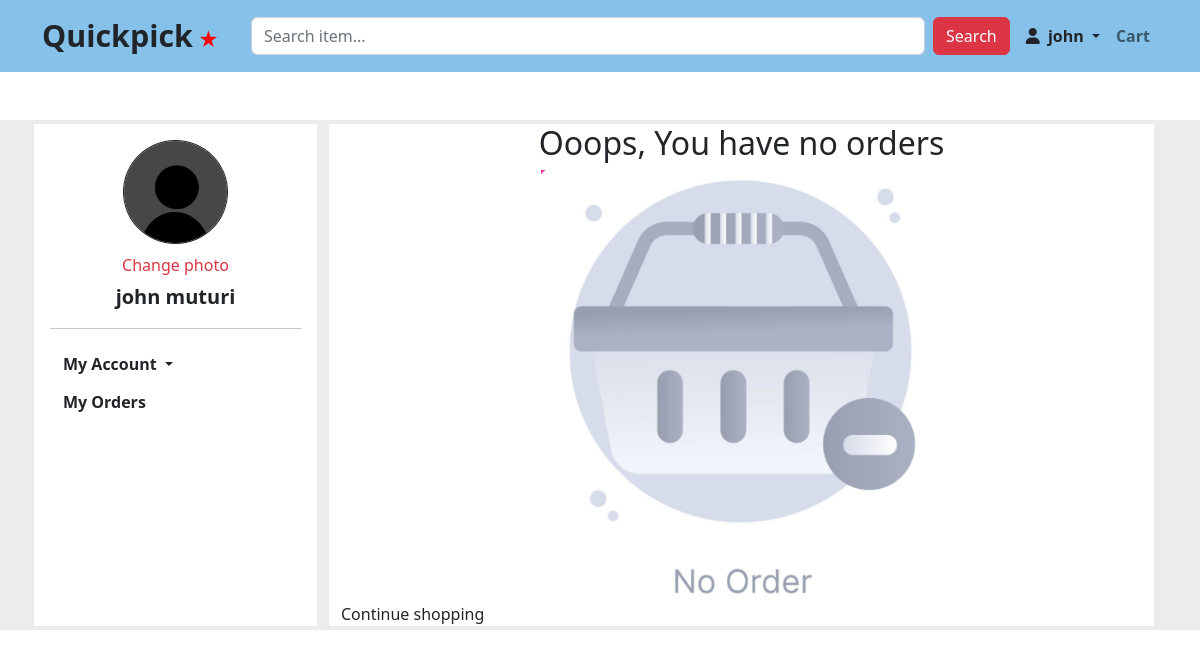
The page /order (signed in) on the database as committed earlier.
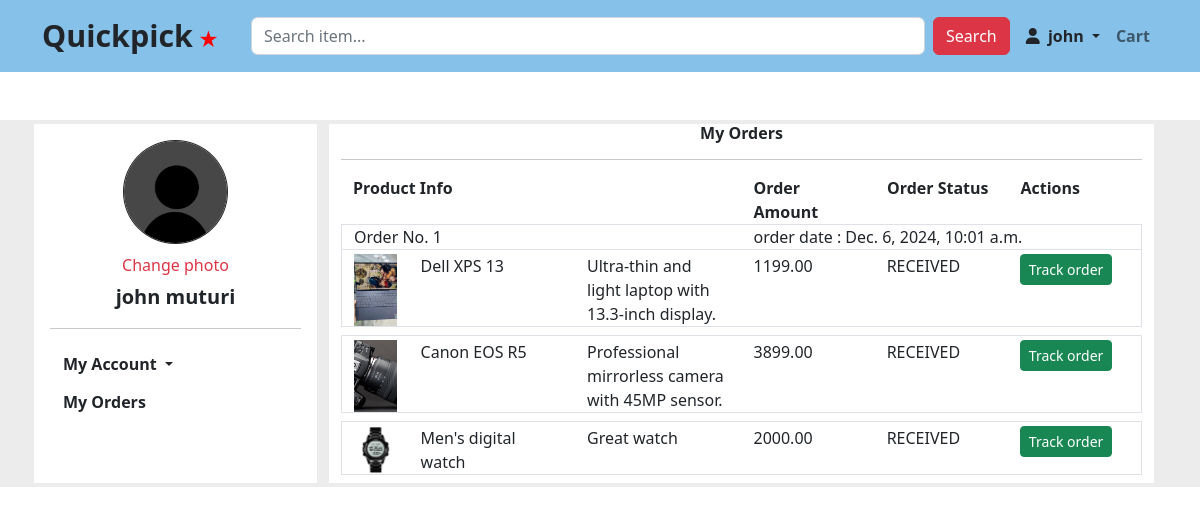
The same page on the database as committed later.
### website/models.py (models this page shows, shortened)
class Order(models.Model):
    ORDER_STATUS_CHOICES = [
        ('RECEIVED', 'Received'),
        ('In transit', 'In transit'),
        ('COMPLETED', 'Completed'),
        ('CANCELED', 'Canceled'),
    ]
    user = models.ForeignKey(User, on_delete=models.CASCADE)
    status = models.CharField(max_length=10, choices=ORDER_STATUS_CHOICES, default='RECEIVED')
    total_amount = models.DecimalField(max_digits=10, decimal_places=2, default=0)
    address = models.CharField(max_length=255, default="No address provided")
    order_date = models.DateTimeField(default=timezone.now)

class OrderItem(models.Model):
    order = models.ForeignKey(Order, related_name='items', on_delete=models.CASCADE)
    cart_item = models.ForeignKey(CartItem, on_delete=models.CASCADE)
    product = models.ForeignKey(Product, on_delete=models.CASCADE)
    quantity = models.PositiveIntegerField()
    price = models.DecimalField(max_digits=10, decimal_places=2)
    def get_total_price(self):
        return self.quantity * self.price

class Product(models.Model):
    name = models.CharField(max_length=100)
    price = models.IntegerField()
    category = models.CharField(max_length=100)
    description = models.TextField()
    image = models.ImageField(upload_to='products/')
    stars = models.IntegerField(default=0)
    likes = models.IntegerField(default=0)

### website/views.py (the view)
# urls.py: path('order',views.orders, name='orders'),
def orders(request):
    user = User.objects.get(id=request.session.get('user_id'))
    user_exists = check_user(user)
    if not user_exists:
        messages.warning(request, 'Please login or create account to view orders')
        return redirect('login_page')
    else:
        orders = Order.objects.filter(user=user)
        order_items = OrderItem.objects.filter(order__in=orders)
        context = {
            'orders': orders,
            'order_items': order_items
        }
        return render(request, 'website/my_orders.html', context)

### website/views.py (called while the page is built)
def check_user(active_user):
    if active_user.username.startswith('Guest_'):
        return False
    return True

### website/templates/website/my_orders.html (shortened to what this page needs)
{% extends 'website/account.html' %}
{% load static %}
{% block side_content %}
<div>
    {% if order_items %}
        <h6 class="fw-bold text-center">My Orders</h6>
        <hr>
        <div class="container">
            <div class="row fs-6 fw-bold disabled">
                <div class="col-md-6">Product Info</div>
                <div class="col-md-2">Order Amount</div>
                <div class="col-md-2">Order Status</div>
                <div class="col-md-2">Actions</div>
            </div>
                {% for order in orders %}
                    <div class="row border-bottom-0 border">
                        <div class="col-md-6 ">
                            Order No. {{ order.id }}
                        </div>
                        <div class="col-md-6 ">
                            order date : {{ order.order_date }}
                        </div>
                    </div>
                    {% for order_item in order_items %}
                    {% if order_item.order_id == order.id %}
                    <div class="row border mb-2">
                        <div class="col-1 mt-1">
                            <img src="{{ order_item.product.image.url }}" class="card-img-top" alt="..." style="height: 100%; width: 100%; object-fit: cover;">
                        </div>
                        <div class="col-5 mt-1">
                            <div class="row">
                                <div class="col-6">{{ order_item.product.name }}</div>
                                <div class="col-6">{{ order_item.product.description }}</div>
                            </div>
                        </div>
                        <div class="col-2 mt-1">{{ order_item.get_total_price }}</div>
                        <div class="col-2 mt-1">{{ order.status }}</div>
                        <div class="col-2 mt-1">
                            <a href=""><div class="btn btn-success btn-sm">Track order</div></a>
                        </div>
                    </div>
                    {% endif %}
                    {% endfor %}
                {% endfor %}
            </div>
    {% else %}
    <div class="row">
        <div class="col-12 d-flex flex-row justify-content-center">
            <h2 class="text-dark">Ooops, You have no orders</h2>
       </div>
       <div class="col-12 h-50 d-flex flex-row justify-content-center">
        <img src="{% static 'images/no_order.jpeg' %}" class="d-block w-50 c-img" alt="...">
       </div>
       <div class="col-md-12 d-flex flex-row justify-content-start">
        <a href="/" class="nav-link text-dark lead">Continue shopping</a>
     </div>
    </div>
    {% endif %}
</div>
{% endblock %}

### website/templates/website/account.html (shortened to what this page needs)
{% extends 'website/base.html' %}
{% load static %}
{% block content %}
<section class="container-fluid h-100 mt-0" style="background-color: rgb(236, 236, 236);">
    <div class="container-md custom-margin container-fluid">
        <div class="row p-1">
            <div class="col-md-3 col-lg-3 bg-white p-3">
                <div class="mb-2" style="width: 100%; position: relative;">
                    <div class="col-12 d-flex flex-row justify-content-center">
                        <div class="col-5">
                            <img src="{{ user.profile.image.url }}"
                                 onerror="this.onerror=null;this.src='{% static '/images/default1.jpeg' %}';"
                                 class="card-img-top border border-dark border-rounded border-1"
                                 alt="User Profile Image"
                                 style="height: 100%; width: 100%; object-fit: cover; border-radius: 50%;">
                        </div>
                    </div>
                   <div class="d-flex flex-row justify-content-center mt-1">
                    <button type="button" class="btn btn-transparent text-danger  btn-sm w-10" data-bs-toggle="modal" data-bs-target="#exampleModal">
                        <span class="fs-6">Change photo</span>
                    </button>
                   </div>
                   <div class="col-12 text-center fs-5 fw-bold">{{ user.first_name }} {{ user.last_name }}</div>
                </div>
                <hr>
                <div class="dropdown" id="my_account">
                    <button class="btn fw-bold btn-transparent dropdown-toggle" type="button" id="dropdownMenuButton1" data-bs-toggle="dropdown" aria-expanded="false">
                      My Account
                    </button>
                </div>
                <a href="{% url 'orders' %}">
                    <button class="btn fw-bold btn-transparent">My Orders</button>
                </a>
            </div>
            <div class="col-md-9 col-lg-9" id="content-area">
               <div class="container bg-white h-100 ">
                {% block side_content %}
                {% endblock %}
               </div>
            </div>
        </div>
    </div>
</section>
{% endblock %}

### website/templates/website/base.html (shortened to what this page needs)
{% load static %}
<!DOCTYPE html>
<html lang="en">
<head>
    <link href="https://cdn.jsdelivr.net/npm/bootstrap@5.2.3/dist/css/bootstrap.min.css" rel="stylesheet">
    <link href="https://cdnjs.cloudflare.com/ajax/libs/font-awesome/6.0.0-beta3/css/all.min.css" rel="stylesheet">
    <link href="https://cdn.jsdelivr.net/npm/bootstrap-icons/font/bootstrap-icons.css" rel="stylesheet">
</head>
<body>
    <nav class="navbar navbar-expand-lg navbar-light fixed-top">
        <div class="container menu">
            <a class="navbar-brand fw-bolder text-dark" href="/"><span class="quickpick-brand">Quickpick</span> <span style="height: 8px; color: rgb(255, 0, 0);">&#9733;</span></a>
            <form class="d-flex mx-auto w-100 mt-sm-10 me-2 ms-3 align-items-center">
                <input class="form-control me-2" type="search" placeholder="Search item...">
                <button class="btn btn-danger" type="submit">Search</button>
            </form>
            <div class="collapse navbar-collapse" id="navbarSupportedContent">
                <ul class="navbar-nav me-auto mb-2 mb-lg-0">
                    {% if request.session.logged_in %}
                        <li class="nav-item dropdown">
                            <a class="nav-link dropdown-toggle text-dark fw-bold" href="#" id="navbarDropdown" role="button" data-bs-toggle="dropdown" aria-expanded="false">
                                <i class="fa-solid fa-user me-1"></i> {{ request.session.username }}
                            </a>
                        </li>
                    {% else %}
                        <li class="nav-item">
                            <a class="nav-link fw-bold" href="{% url 'login_page' %}">Login</a>
                        </li>
                    {% endif %}
                    <li class="nav-item">
                        <a class="nav-link fw-bold" href="{% url 'cart' %}" id="cart-link">Cart</a>
                    </li>
                </ul>
            </div>
        </div>
    </nav>
    <div class="cont">
        {% block content %}
        {% endblock %}
    </div>
</body>
</html>

### website/templates/website/base.html (style rules this page uses)
.quickpick-brand { font-size: 1rem; }
@media (min-width: 768px) { .quickpick-brand { font-size: 1.25rem; } }
@media (min-width: 992px) { .quickpick-brand { font-size: 1.9rem; } }
.cont { margin-top: 120px; }
.menu { margin-left: 10%; margin-right: 10%; }
.navbar { background-color: #85C1E9; }

Rows that differ between the two databases and show on the page:
added Order: id "1", order_date "Dec. 6, 2024, 10:01 a.m.", status "RECEIVED"
added OrderItem: product.image (picture), product.name "Dell XPS 13", product.description "Ultra-thin and light laptop with 13.3-inch display.", get_total_price "1199.00"
added OrderItem: product.image (picture), product.name "Canon EOS R5", product.description "Professional mirrorless camera with 45MP sensor.", get_total_price "3899.00"
added OrderItem: product.image (picture), product.name "Men's digital watch", product.description "Great watch", get_total_price "2000.00"
Other text that changed with them:
text no longer shown: "Ooops, You have no orders Continue shopping"
text now shown: "My Orders Product Info Order Amount Order Status Actions"
